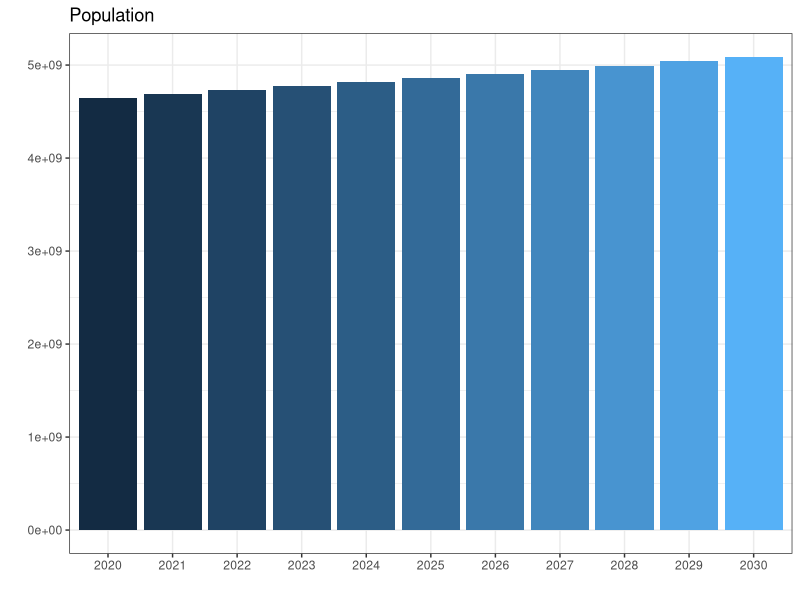

The R script that drew this image:
# Kristin Bietsch
# Avenir Health
# Jan 18, 2021

library(dplyr)
library(tidyr)
library(ggplot2)

setwd("C:/Users/KristinBietsch/files/R Code")
data <- read.csv("PopulationGrowth.csv")


population <- data %>% mutate(Pop2021=Pop2020*exp((R/100) * 1),
                              Pop2022=Pop2020*exp((R/100) * 2),
                              Pop2023=Pop2020*exp((R/100) * 3),
                              Pop2024=Pop2020*exp((R/100) * 4),
                              Pop2025=Pop2020*exp((R/100) * 5),
                              Pop2026=Pop2020*exp((R/100) * 6),
                              Pop2027=Pop2020*exp((R/100) * 7),
                              Pop2028=Pop2020*exp((R/100) * 8),
                              Pop2029=Pop2020*exp((R/100) * 9),
                              Pop2030=Pop2020*exp((R/100) * 10)) %>% 
  gather(Year, Population, Pop2020:Pop2030) %>%
  mutate(Year=as.numeric(substr(Year, 4, 7)))


choosendata <- population %>% filter(Year<=2030) %>% filter(Region=="Asia") %>% select(-Region, -R)

ggplot(choosendata, aes(x=as.factor(Year), y=Population, fill=Year)) +
  geom_bar(stat = "identity") +
  labs( title="Population", y="", x="") +
  theme_bw() +
  theme(legend.position = "none")
  